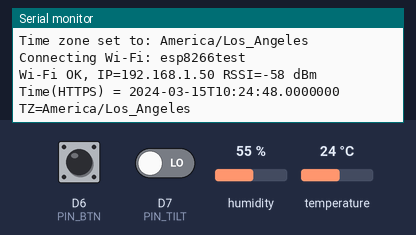
The program below on a simulated ESP8266 (NodeMCU). Parts: the last lines printed to the serial monitor. The inputs (shaded band) are chosen by the test bench; at power-on: D6 (PIN_BTN) HIGH, D7 (PIN_TILT) LOW, humidity 55 %, temperature 24 °C. WiFi joins after 1.5 s; servers stay silent unless stated; uploads are accepted with an empty reply; the local clock reads 2024-03-15 10:24:30 at power-on unless the program sets it; web services answer with replies made up by the test bench.

Above: at 19.6 s.
19.7 s: D6 (PIN_BTN) pulled LOW for 0.15 s
At 20.3 s:
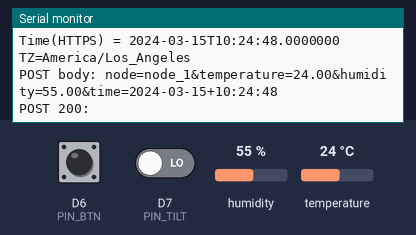
21.4 s: D7 (PIN_TILT) driven HIGH
At 21.56 s:
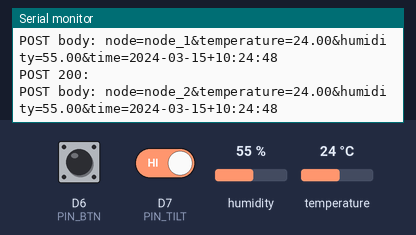

The program:

main.cpp
```cpp
/*
 * ----------------------------------------------
 * Project/Program Name : ESP8266 IoT Node (Switch-triggered)
 * File Name            : main.cpp
 * Author               : Aaron John Estrada
 * Date                 : 23/10/2025
 * Version              : v1.1
 *
 * Purpose:
 *   Main orchestrator. Only calls high-level functions per rubric.
 *
 * Inputs:
 *   D6 pushbutton (node_1), D7 tilt sensor (node_2), USB Serial (TZ select).
 *
 * Outputs:
 *   HTTP POST with temperature, humidity, and timestamp.
 *
 * Example Application:
 *   IoT node that sends DHT11 data only on switch events; user selects
 *   time zone via Serial on startup.
 *
 * Dependencies:
 *   config.h, switches.h, sensors.h, time_sync.h, net.h, ui.h
 *
 * Usage Notes:
 *   Edit Wi-Fi/server in config.h. Open Serial Monitor at 115200 to pick TZ.
 * ----------------------------------------------
 */

#include <Arduino.h>
#include "config.h"
#include "switches.h"
#include "sensors.h"
#include "time_sync.h"
#include "net.h"
#include "ui.h"
#include <ESP8266WiFi.h>


static void check_error(){ /* placeholder for diagnostics */ }

static void read_sensor_1_and_transmit(){
  float tC,h;
  if (!read_sensor_1(tC,h)){
    Serial.println("Bad sensor data; not sending (button)");
    return;
  }
  transmit("node_1", tC, h);
}

static void read_sensor_2_and_transmit(){
  float tC,h;
  if (!read_sensor_2(tC,h)){
    Serial.println("Bad sensor data; not sending (tilt)");
#if ALLOW_DUMMY_SEND
    tC=24.5; h=46.0; Serial.println("Using dummy values for demo (tilt).");
    transmit("node_2", tC, h);
#endif
    return;
  }
  transmit("node_2", tC, h);
}

void setup() {
  Serial.begin(115200);
  Serial.println("\nESP8266 Switch-Triggered Node (modular + TZ menu)");
  Serial.print("ESP8266 MAC Address: ");
  Serial.println(WiFi.macAddress());
  init_switches();
  init_sensors();

  // --- user selects time zone over USB Serial (defaults to PT) ---
  select_time_zone_via_serial(15000);

  connect_wifi();
  read_time();
}

void loop() {
  read_time_if_due();

  SwitchEvent ev = check_switch();
  if (ev == SW_BUTTON)      read_sensor_1_and_transmit(); // node_1
  else if (ev == SW_TILT)   read_sensor_2_and_transmit(); // node_2

  check_error();
  delay(5);
}
```

ledblink.cpp
```cpp
/*
 * ----------------------------------------------
 * Project/Program Name : ESP8266 LED Blink Demo
 * File Name            : ledblink.cpp
 * Author               : Aaron John Estrada
 * Date                 : 10/22/2025
 *
 * Purpose:
 *   Implements the Blink class defined in ledblink.h. Provides
 *   methods for initializing an LED pin, setting blink rate, and
 *   toggling the LED at non-blocking intervals.
 *
 * Inputs:
 *   Rate (milliseconds) via blinkRate()
 *
 * Outputs:
 *   Digital output toggled on the specified GPIO pin.
 *
 * Example Application:
 *   Blink LED(2);
 *   LED.blinkRate(250);
 *   LED.tick();
 *
 * Dependencies:
 *   Arduino Core for ESP8266
 *
 * Usage Notes:
 *   Uses millis() instead of delay() for non-blocking operation.
 * ----------------------------------------------
 */

#include <Arduino.h>
#include "ledblink.h"

Blink::Blink(int pinNumber)
    : _pin(pinNumber), _rate(500), _lastToggle(0), _state(false) {
  pinMode(_pin, OUTPUT);
  digitalWrite(_pin, LOW);
}

void Blink::blinkRate(int rate_ms) {
  _rate = max(1, rate_ms);
}

void Blink::tick() {
  unsigned long now = millis();
  if (now - _lastToggle >= (unsigned long)_rate) {
    _lastToggle = now;
    _state = !_state;
    digitalWrite(_pin, _state ? HIGH : LOW);
  }
}
```

ledblink.h
```cpp
/*
 * ----------------------------------------------
 * Project/Program Name : ESP8266 LED Blink Demo
 * File Name            : ledblink.h
 * Author               : Aaron John Estrada
 * Date                 : 10/22/2025
 *
 * Purpose:
 *   Header file declaring the Blink class for controlling an LED
 *   with adjustable blink rate.
 *
 * Inputs:
 *   GPIO pin number specified in constructor.
 *
 * Outputs:
 *   Digital signal toggling the specified pin.
 *
 * ----------------------------------------------
 */

#ifndef LEDBLINK_H
#define LEDBLINK_H

class Blink {
 public:
  explicit Blink(int pinNumber);
  void blinkRate(int rate_ms);
  void tick();

 private:
  int _pin;
  int _rate;
  unsigned long _lastToggle;
  bool _state;
};

#endif
```

net.cpp
```cpp
/*
 * ----------------------------------------------
 * Project/Program Name : ESP8266 IoT Node (Switch-triggered)
 * File Name            : net.cpp
 * Author               : Aaron John Estrada
 * Date                 : 23/10/2025
 * Version              : v1.1
 *
 * Purpose:
 *   Implement x-www-form-urlencoded POST of DHT11 data + timestamp.
 * ----------------------------------------------
 */
#include <Arduino.h>
#include "net.h"
#include "config.h"
#include "time_sync.h"

#include <ESP8266WiFi.h>                 // for WiFi, WL_CONNECTED
#include <ESP8266HTTPClient.h>
#include <WiFiClient.h>
#include <WiFiClientSecureBearSSL.h>

static bool httpBeginAuto(HTTPClient& http, const String& url) {
  if (url.startsWith("https://")) {
    std::unique_ptr<BearSSL::WiFiClientSecure> client(new BearSSL::WiFiClientSecure);
    client->setInsecure();
    return http.begin(*client, url);
  } else {
    WiFiClient client;
    return http.begin(client, url);
  }
}

static String encPlus(String v){ v.replace(' ', '+'); return v; }

bool transmit(const String& nodeName, float tC, float h){
  if (WiFi.status()!=WL_CONNECTED){ Serial.println("Cannot send (no Wi-Fi)"); return false; }
  String t = mysql_time_str();
  if (t.length()==0){ Serial.println("No time available; not sending"); return false; }

  String body  = "node=" + nodeName;
  body += "&temperature=" + String(tC,2);
  body += "&humidity="    + String(h,2);
  body += "&time="        + encPlus(t);

  Serial.println("POST body: " + body);

  HTTPClient http;
  if (!httpBeginAuto(http, SERVER_URL)){ Serial.println("HTTP begin failed (tx)"); return false; }
  http.setTimeout(10000);
  http.addHeader("Content-Type", "application/x-www-form-urlencoded");

  int code = http.POST(body);
  String resp = http.getString();
  Serial.printf("POST %d: %s\n", code, resp.c_str());
  http.end();
  return (code >= 200 && code < 300);
}
```

net.h
```cpp
/*
 * ----------------------------------------------
 * Project/Program Name : ESP8266 IoT Node (Switch-triggered)
 * File Name            : net.h
 * Author               : Aaron John Estrada
 * Date                 : 23/10/2025
 * Version              : v1.1
 *
 * Purpose:
 *   Declaration for HTTP POST transmit.
 * ----------------------------------------------
 */
#pragma once
#include <Arduino.h>
bool transmit(const String& nodeName, float tC, float h);
```

sensors.cpp
```cpp
/*
 * ----------------------------------------------
 * Project/Program Name : ESP8266 IoT Node (Switch-triggered)
 * File Name            : sensors.cpp
 * Author               : Aaron John Estrada
 * Date                 : 23/10/2025
 * Version              : v1.1
 *
 * Purpose:
 *   Implements DHT11 reads with small retry loop.
 * ----------------------------------------------
 */
#include "sensors.h"
#include "config.h"
#include <Arduino.h>
#include <DHT.h>

static DHT dht(PIN_DHT, DHTTYPE);

static bool readDHT(float& tC, float& h){
  for (int i=0;i<3;i++){
    tC = dht.readTemperature();  // °C
    h  = dht.readHumidity();     // %
    if (!isnan(tC) && !isnan(h)) return true;
    delay(700);
  }
  return false;
}

void init_sensors(){ dht.begin(); delay(1500); }
bool read_sensor_1(float& tC, float& h){ return readDHT(tC,h); }
bool read_sensor_2(float& tC, float& h){ return readDHT(tC,h); }
```

sensors.h
```cpp
/*
 * ----------------------------------------------
 * Project/Program Name : ESP8266 IoT Node (Switch-triggered)
 * File Name            : sensors.h
 * Author               : Aaron John Estrada
 * Date                 : 23/10/2025
 * Version              : v1.1
 *
 * Purpose:
 *   DHT11 interface declarations.
 * ----------------------------------------------
 */
#pragma once
void init_sensors();
bool read_sensor_1(float& tC, float& h);
bool read_sensor_2(float& tC, float& h);
```

switches.cpp
```cpp
/*
 * ----------------------------------------------
 * Project/Program Name : ESP8266 IoT Node (Switch-triggered)
 * File Name            : switches.cpp
 * Author               : Aaron John Estrada
 * Date                 : 23/10/2025
 * Version              : v1.1
 *
 * Purpose:
 *   Implements debounced edge detection for pushbutton (D6) and tilt (D7).
 * ----------------------------------------------
 */
#include "switches.h"
#include "config.h"

static bool activeRead(uint8_t pin, bool activeHigh){
  int v = digitalRead(pin);
  return activeHigh ? (v == HIGH) : (v == LOW);
}

void init_switches(){
  pinMode(PIN_BTN,  INPUT_PULLUP); // active LOW
  pinMode(PIN_TILT, INPUT);        // active HIGH
}

SwitchEvent check_switch(){
  static bool lastBtn=false, lastTilt=false;
  static uint32_t dbBtn=0, dbTilt=0;

  bool btnNow  = activeRead(PIN_BTN,  BTN_ACTIVE_HIGH);
  bool tiltNow = activeRead(PIN_TILT, TILT_ACTIVE_HIGH);

  if (btnNow != lastBtn && millis()-dbBtn > DEBOUNCE_MS){
    dbBtn = millis(); lastBtn = btnNow;
    if (btnNow) return SW_BUTTON;
  }
  if (tiltNow != lastTilt && millis()-dbTilt > DEBOUNCE_MS){
    dbTilt = millis(); lastTilt = tiltNow;
    if (tiltNow) return SW_TILT;
  }
  return SW_NONE;
}
```

switches.h
```cpp
/*
 * ----------------------------------------------
 * Project/Program Name : ESP8266 IoT Node (Switch-triggered)
 * File Name            : switches.h
 * Author               : Aaron John Estrada
 * Date                 : 23/10/2025
 * Version              : v1.1
 *
 * Purpose:
 *   Declarations for switch debounce and edge detection.
 * ----------------------------------------------
 */
#pragma once
#include <Arduino.h>

enum SwitchEvent { SW_NONE = 0, SW_BUTTON, SW_TILT };

void init_switches();
SwitchEvent check_switch();
```

time_sync.cpp
```cpp
/*
 * ----------------------------------------------
 * Project/Program Name : ESP8266 IoT Node (Switch-triggered)
 * File Name            : time_sync.cpp
 * Author               : Aaron John Estrada
 * Date                 : 23/10/2025
 * Version              : v1.1
 *
 * Purpose:
 *   Wi-Fi connection and time sync using timeapi.io (HTTPS) with
 *   NTP fallback; supports user-selected IANA time zones.
 * ----------------------------------------------
 */
#include "time_sync.h"
#include "config.h"
#include <ESP8266WiFi.h>
#include <ESP8266HTTPClient.h>
#include <WiFiClient.h>
#include <WiFiClientSecureBearSSL.h>
#include <time.h>

static String   g_isoTime   = "";
static uint32_t g_lastFetch = 0;
static String   g_timeZone  = TIMEZONE; // starts from default in config.h

void set_time_zone(const String& tz_iana){ g_timeZone = tz_iana; }
String get_time_zone(){ return g_timeZone; }

static bool waitForIP(uint32_t ms = 20000){
  uint32_t t0 = millis();
  while (millis() - t0 < ms){
    if (WiFi.status()==WL_CONNECTED){
      IPAddress ip = WiFi.localIP();
      if (ip[0] | ip[1] | ip[2] | ip[3]) return true;
    }
    delay(200);
  }
  return false;
}

static bool httpBeginAuto(HTTPClient& http, const String& url) {
  if (url.startsWith("https://")) {
    std::unique_ptr<BearSSL::WiFiClientSecure> client(new BearSSL::WiFiClientSecure);
    client->setInsecure();  // demo (no cert validation)
    return http.begin(*client, url);
  } else {
    WiFiClient client;
    return http.begin(client, url);
  }
}

void connect_wifi() {
  Serial.printf("Connecting Wi-Fi: %s\n", WIFI_SSID);
  WiFi.persistent(false);
  WiFi.mode(WIFI_STA);
  WiFi.disconnect(true);
  delay(250);
  WiFi.begin(WIFI_SSID, WIFI_PASS);

  if (WiFi.waitForConnectResult(25000) != WL_CONNECTED) {
    Serial.println("Wi-Fi FAILED.");
    return;
  }
  if (!waitForIP(8000)) {
    Serial.println("Connected but IP unset; retrying DHCP…");
    WiFi.disconnect(); delay(400);
    WiFi.begin(WIFI_SSID, WIFI_PASS);
    if (WiFi.waitForConnectResult(15000) != WL_CONNECTED || !waitForIP(8000)) {
      Serial.println("Still no IP.");
      return;
    }
  }
  Serial.printf("Wi-Fi OK, IP=%s RSSI=%d dBm\n",
                WiFi.localIP().toString().c_str(), WiFi.RSSI());
}

void read_time(){
  if (WiFi.status()!=WL_CONNECTED) return;

  HTTPClient https;
  int code=-1; String payload;

  // HTTPS (timeapi.io) for selected IANA zone
  {
    String url = String("https://timeapi.io/api/Time/current/zone?timeZone=") + g_timeZone;
    if (httpBeginAuto(https, url)) {
      https.setTimeout(12000);
      code = https.GET();
      if (code==200) payload = https.getString();
      https.end();
    }
  }
  if (code==200 && payload.length()){
    int p = payload.indexOf("\"dateTime\":\"");
    if (p>0){
      int start = p + 12;
      int end   = payload.indexOf('"', start);
      if (end>start){
        g_isoTime   = payload.substring(start,end);
        g_lastFetch = millis();
        Serial.println("Time(HTTPS) = " + g_isoTime + "  TZ=" + g_timeZone);
        return;
      }
    }
    Serial.println("Time JSON parse error");
  }

  // NTP fallback (UTC)
  Serial.println("HTTPS time failed; using NTP (UTC) fallback…");
  configTime(0,0,"pool.ntp.org","time.nist.gov");
  uint32_t t0 = millis(); time_t now = 0;
  while ((now=time(nullptr)) < 1700000000 && millis()-t0 < 15000) delay(300);
  if (now >= 1700000000){
    struct tm* tm_utc = gmtime(&now);
    char buf[24]; strftime(buf,sizeof(buf),"%Y-%m-%dT%H:%M:%SZ", tm_utc);
    g_isoTime = String(buf);
    g_lastFetch = millis();
    Serial.println("Time(NTP)  = " + g_isoTime);
  } else {
    Serial.println("NTP failed too.");
  }
}

void read_time_if_due(){
  if (millis() - g_lastFetch > TIME_REFRESH_MS) read_time();
}

const String& get_time_str(){ return g_isoTime; }

String mysql_time_str(){
  String s = g_isoTime;
  if (s.length() == 0) return "";
  s.replace('T',' ');
  int dot = s.indexOf('.'); if (dot > 0) s = s.substring(0, dot);
  int z   = s.indexOf('Z'); if (z   > 0) s = s.substring(0, z);
  int plus  = s.indexOf('+');
  int minus = s.indexOf('-', 11);
  int cut = s.length();
  if (plus  > 0 && plus  < cut) cut = plus;
  if (minus > 0 && minus < cut) cut = minus;
  s = s.substring(0, cut);
  s.trim();
  return s; // "YYYY-MM-DD HH:MM:SS"
}
```

time_sync.h
```cpp
/*
 * ----------------------------------------------
 * Project/Program Name : ESP8266 IoT Node (Switch-triggered)
 * File Name            : time_sync.h
 * Author               : Aaron John Estrada
 * Date                 : 23/10/2025
 * Version              : v1.1
 *
 * Purpose:
 *   Wi-Fi connect and time sync (HTTPS with NTP fallback) + mutable TZ.
 * ----------------------------------------------
 */
#pragma once
#include <Arduino.h>

void   connect_wifi();
void   read_time();
void   read_time_if_due();
const  String& get_time_str();
String mysql_time_str();

// dynamic time-zone control
void   set_time_zone(const String& tz_iana);
String get_time_zone();

// Back-compat aliases
inline void   connectWiFi()   { connect_wifi(); }
inline void   getTime()       { read_time(); }
inline void   getTimeIfDue()  { read_time_if_due(); }
```

ui.cpp
```cpp
/*
 * ----------------------------------------------
 * Project/Program Name : ESP8266 IoT Node (Switch-triggered)
 * File Name            : ui.cpp
 * Author               : Aaron John Estrada
 * Date                 : 23/10/2025
 * Version              : v1.1
 *
 * Purpose:
 *   Implements a USB Serial menu to choose the IANA time zone.
 * ----------------------------------------------
 */
#include "ui.h"
#include "time_sync.h"

static const char* tzFor(int idx){
  switch(idx){
    case 1: return "America/New_York";       // ET
    case 2: return "America/Chicago";        // CT
    case 3: return "America/Denver";         // MT
    case 4: return "America/Los_Angeles";    // PT (default)
    case 5: return "America/Anchorage";      // AKT
    case 6: return "Pacific/Honolulu";       // HAT
    case 7: return "America/Puerto_Rico";    // AT
    default: return "America/Los_Angeles";
  }
}

void select_time_zone_via_serial(uint32_t timeout_ms){
  Serial.println();
  Serial.println(F("Select Your Time Zone (default is PT):"));
  Serial.println(F(" 1) Eastern (ET)   – New York, NY"));
  Serial.println(F(" 2) Central (CT)   – Chicago, IL"));
  Serial.println(F(" 3) Mountain (MT)  – Denver, CO"));
  Serial.println(F(" 4) Pacific (PT)   – Los Angeles, CA (DEFAULT)"));
  Serial.println(F(" 5) Alaska (AKT)   – Anchorage, AK"));
  Serial.println(F(" 6) Hawaii (HAT)   – Honolulu, HI"));
  Serial.println(F(" 7) Atlantic (AT)  – San Juan, Puerto Rico"));
  Serial.print  (F("-> Enter 1..7 then Enter (or just Enter): "));

  uint32_t t0 = millis();
  int choice = -1;
  while (millis() - t0 < timeout_ms){
    if (Serial.available()){
      int c = Serial.read();
      if (c == '\r' || c == '\n') { break; }
      if (c >= '1' && c <= '7'){ choice = c - '0'; break; }
    }
    delay(10);
  }

  if (choice == -1){
    Serial.println(F("\n(no input) -> Defaulting to PT (4)"));
    choice = 4;
  } else {
    Serial.printf("\nYou selected %d\n", choice);
  }

  const char* tz = tzFor(choice);
  set_time_zone(String(tz));
  Serial.print(F("Time zone set to: "));
  Serial.println(tz);
}
```

ui.h
```cpp
/*
 * ----------------------------------------------
 * Project/Program Name : ESP8266 IoT Node (Switch-triggered)
 * File Name            : ui.h
 * Author               : Aaron John Estrada
 * Date                 : 23/10/2025
 * Version              : v1.1
 *
 * Purpose:
 *   Serial UI for user time-zone selection.
 * ----------------------------------------------
 */
#pragma once
#include <Arduino.h>
void select_time_zone_via_serial(uint32_t timeout_ms = 15000);
```

Source omitted: config.h (1164 bytes)

Measured:
- after the input at 19.7 s, the serial monitor: prints a new line at once (image 1)
- after the input at 21.4 s, the serial monitor: prints a new line at once (image 2)
